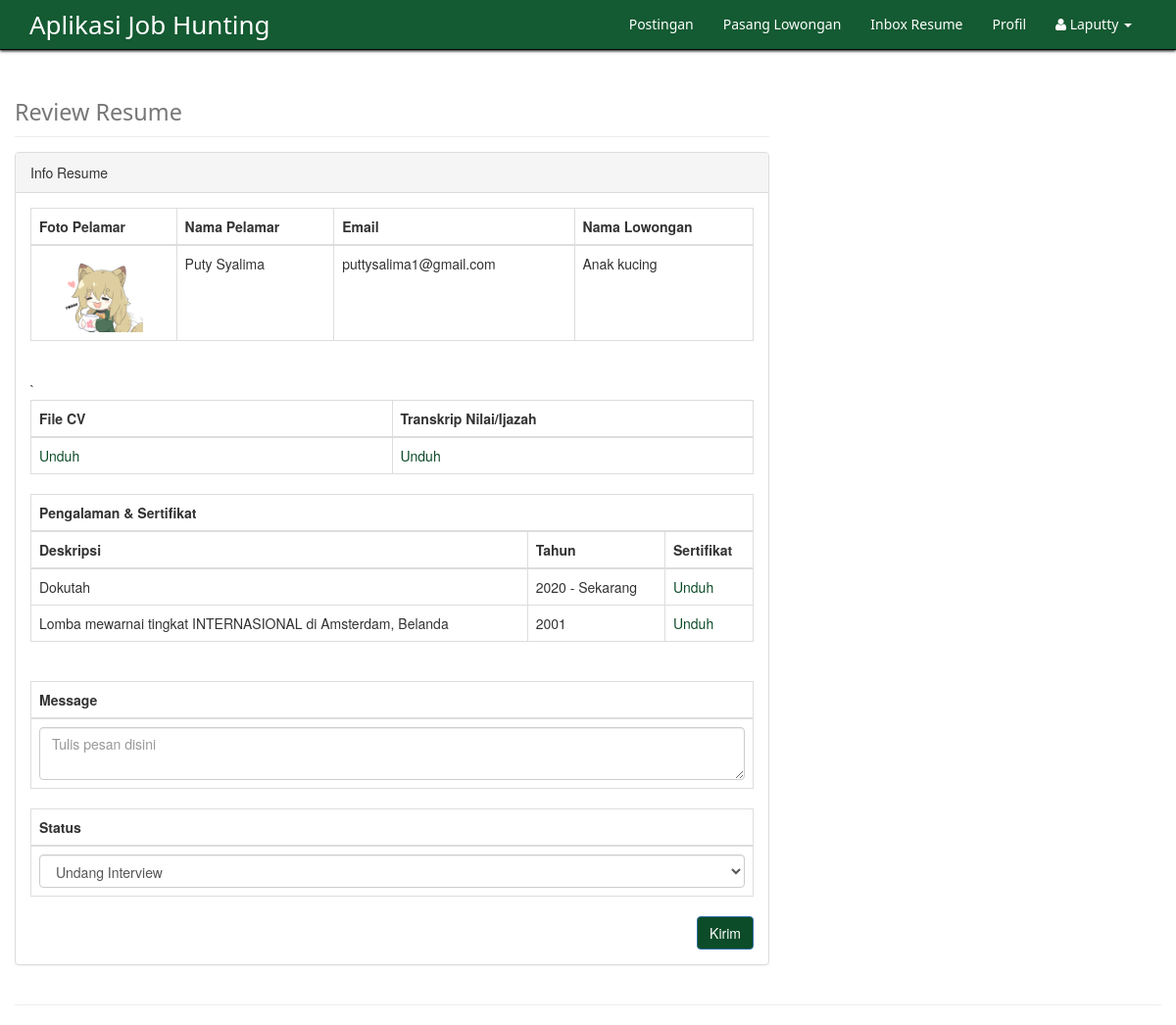
Screenshot of /main.php?p=recruit.review&id=3 (signed in) with the database file from the repository.
### tables this page shows
CREATE TABLE `apply` (
  `id_apply` int(11) NOT NULL,
  `id_pelamar` int(11) NOT NULL,
  `id_job` int(11) NOT NULL,
  `id_perusahaan` int(11) NOT NULL,
  `status_apply` int(11) DEFAULT NULL,
  `status_pelamar` int(11) NOT NULL,
  `file` varchar(1000) NOT NULL,
  `files` varchar(1000) NOT NULL,
  `tgl_apply` date NOT NULL,
  `pesan` varchar(10000) DEFAULT NULL
);

CREATE TABLE `pelamar` (
  `id_pelamar` int(11) NOT NULL,
  `id_user` varchar(100) NOT NULL,
  `nama_p` varchar(100) DEFAULT NULL,
  `telp` varchar(20) DEFAULT NULL,
  `id_fakultas` int(11) DEFAULT NULL,
  `id_jurusan` int(11) DEFAULT NULL,
  `keahlian` varchar(1000) DEFAULT NULL,
  `tgl_lahir` date DEFAULT NULL,
  `jk` varchar(10) DEFAULT NULL,
  `tempat_lahir` varchar(100) NOT NULL,
  `agama` varchar(100) NOT NULL,
  `alamat` varchar(200) NOT NULL,
  `tahun_masuk` int(11) NOT NULL,
  `foto` varchar(1000) NOT NULL
);

CREATE TABLE `user` (
  `id_user` varchar(100) NOT NULL,
  `uname` varchar(100) NOT NULL,
  `pass` varchar(100) NOT NULL,
  `email` varchar(100) NOT NULL,
  `tgl_daftar` date NOT NULL,
  `uac` varchar(100) NOT NULL
);

CREATE TABLE `joblist` (
  `id_job` int(11) NOT NULL,
  `id_perusahaan` int(11) NOT NULL,
  `posisi` varchar(100) NOT NULL,
  `id_bidang` int(11) NOT NULL,
  `gaji_max` int(11) DEFAULT NULL,
  `gaji_min` int(11) DEFAULT NULL,
  `tgl_akhir` date NOT NULL,
  `tgl_posting` date NOT NULL,
  `tipe` varchar(10) NOT NULL,
  `syarat` varchar(500) NOT NULL,
  `desk_job` varchar(2000) DEFAULT NULL,
  `status_job` varchar(100) DEFAULT NULL
);

CREATE TABLE `pengalaman` (
  `id` int(11) NOT NULL,
  `id_pelamar` int(11) NOT NULL,
  `tahun` varchar(100) NOT NULL,
  `sertifikat` varchar(1000) NOT NULL,
  `desk_pengalaman` varchar(1000) NOT NULL
);

### process/recruit/review.php (the view, shortened to what this page needs)
<div class="row">
    <div class="col-lg-8">
        <h3 class="page-header"><small>Review Resume</small></h3>
        <div class="panel panel-default">
        <div class="panel-heading">Info Resume</div>
            <div class="panel-body">
            <table class="table table-bordered">
            <thead>
                <tr>
                    <th>Foto Pelamar</th>
                    <th>Nama Pelamar</th>
                    <th>Email</th>
                    <th>Nama Lowongan</th>
                </tr>
            </thead>
            <tbody>
        <?php
            $GetID  = $_GET['id'];
            $sql ="SELECT *FROM apply a
                    left join joblist b on a.id_job = b.id_job
                    left join pelamar c on a.id_pelamar = c.id_pelamar
                    left join user e on c.id_user = e.id_user
                    left join perusahaan d on b.id_perusahaan = d.id_perusahaan
                    WHERE a.id_apply = $GetID";
            $res = $conn->query($sql);
            $data = $res->fetch_assoc();
            $status = $data['status_pelamar'];
                if ($status === '0') {
                    $status = '<span class="label label-default">Pelamar Baru</span>';
                } elseif ($status === '1') {
                    $status = '<span class="label label-primary">Undang Interview</span>';
                } elseif ($status === '2') {
                    $status = '<span class="label label-success">Ditolak</span>';
                }
        ?>
            <tr>
            <td style="text-align: center;"><img src="dist/images/foto/<?php echo $data['foto']; ?>" width="80" height="80"></td>
                <td><?php echo $data['nama_p']; ?></td>
                <td><?php echo $data['email']; ?></td>
                <td><?php echo $data['posisi']; ?></td>
            </tr>
            </tbody>
            </table>
            <form class="" role="form" action="?p=recruit.action" id="defaultForm" method="post" enctype="multipart/form-data">
            <table class="table table-bordered">
            <thead>
                <tr>
                    <th style="width:50%;">File CV</th>
                    <th style="width:50%;">Transkrip Nilai/Ijazah</th>
                </tr>
            </thead>
            <tbody>
                <tr>
                    <td><a href="dist/file/cv/<?php echo $data['file']; ?>">Unduh</a></td>
                    <td><a href="dist/file/ijazah/<?php echo $data['files']; ?>">Unduh</a></td>
                    <input type="hidden" name="id_apply" value="<?php echo $GetID; ?>"><br>`
                </tr>
            </tbody>
            </table>
            <table class="table table-bordered">
            <thead>
                <tr>
                    <th colspan=3>Pengalaman & Sertifikat</th>
                </tr>
                <tr>
                <th>Deskripsi</th>
                    <th>Tahun</th>
                    <th>Sertifikat</th>
                </tr>
            </thead>
            <tbody>
            <?php
            $id = $data['id_pelamar'];
            $sql2 = "SELECT *FROM pengalaman a
                           left join pelamar b on a.id_pelamar = b.id_pelamar
                           WHERE a.id_pelamar = $id";
                   $res = $conn->query($sql2);
                   foreach ($res as $row => $data2) {
                   ?>
                   <tr>
                        <td><?php echo $data2['desk_pengalaman']; ?></td>
                        <td><?php echo $data2['tahun']; ?></td>
                        <td><a href="dist/file/sertifikat/<?php echo $data2['sertifikat']; ?>">Unduh</a></td>
                    </tr>
                   <?php } ?>
            </tbody>
            </table>
            <table class="table table-bordered">
            <thead>
                <tr>
                    <th>Message</th>
                </tr>
            </thead>
            <tbody>
                <tr>
                    <td>
                        <textarea id="editor" name="pesan" class="form-control" placeholder="Tulis pesan disini"><?php echo $data['pesan'];?></textarea>
                    </td><br>
                </tr>
            </tbody>
            </table>
            <table class="table table-bordered">
            <thead>
                <tr>
                    <th>Status</th>
                </tr>
            </thead>
            <tbody>
                <tr>
                    <td>
                        <select class="form-control" name="status_pelamar">
                            <option value="<?php echo $data['status_pelamar']; ?>" name="status"><?php echo $status; ?></option>
                        </select>
                    </td>
                </tr>
            </tbody>
            </table>
                <button class="btn btn-primary pull-right" type="submit" name="update">Kirim
                    </button>
                </form>
            </div>
        </div>
    </div>

### css/blog-home.css (style rules this page uses)
body { padding-top: 70px; }
.page-header { margin: 0px 0px 15px; font-family: 'Armata', 'Segoe UI', sans-serif; font-size: 36px; font-weight: 700; color: #000; border: 600; }

### css/login-style.css (style rules this page uses)
body { padding-top: 90px; }

### rows the page displays
apply: id_pelamar.foto (picture), id_pelamar.nama_p "Puty Syalima", user.email "puttysalima1@gmail.com", id_job.posisi "Anak kucing", status_pelamar "Undang Interview"
pengalaman: desk_pengalaman "Dokutah", tahun "2020 - Sekarang"
pengalaman: desk_pengalaman "Lomba mewarnai tingkat INTERNASIONAL di Amsterdam, Belanda", tahun "2001"

### other values shown
$_SESSION['uname'] "Laputty"
